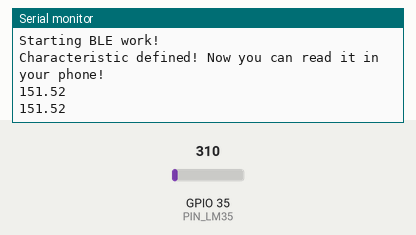
Bench run of a sketch on a simulated ESP32. On the bench: the last lines printed to the serial monitor. Inputs (shaded band) come from the test bench; at power-on: GPIO 35 (PIN_LM35) = 310. Nothing arrives over Bluetooth unless stated; a phone connects over Bluetooth LE 3 s after start.

Above: at 3.8 s.
3.9 s: GPIO 35 (PIN_LM35) set to 372
At 7.4 s:
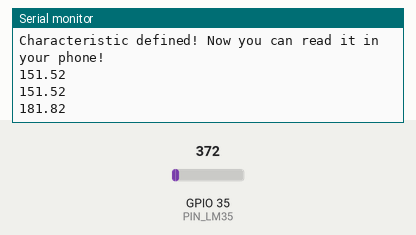
7.8 s: GPIO 35 (PIN_LM35) set to 434
At 9.7 s:
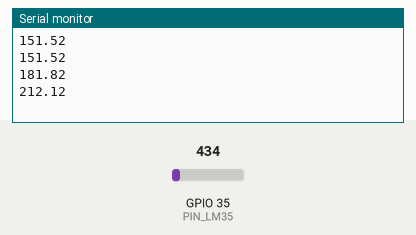
Timing chart, 0 to 11.2 s (numbered marks = the images above; inputs shaded):
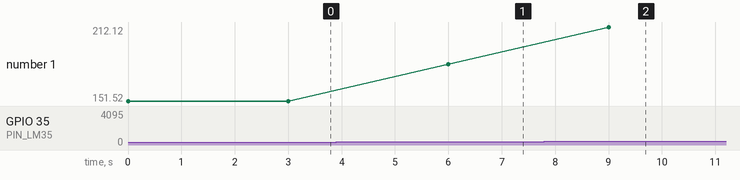

Measured:
- after the input at 3.9 s, the serial monitor: prints a new line after 2.1 s (image 1)
- after the input at 7.8 s, the serial monitor: prints a new line after 1.2 s (image 2)
- plotted number 1: 151.52 → 181.82 after the input at 3.9 s, 181.82 → 212.12 after the input at 7.8 s

The sketch:

BLE_server_LM35.ino
```cpp
#include <BLEDevice.h>
#include <BLEServer.h>
#include <BLEUtils.h>
#include <BLE2902.h>
#include <Wire.h>
#define PIN_LM35       35


#define SERVICE_UUID        "b93bf421-f499-4e4d-994e-462ce5e85078"
//#define CHARACTERISTIC_UUID "d2d8bd48-8380-4fbc-ba3c-303af1851b64"

BLECharacteristic LMTempCHARACTERISTIC ("2af5685c-3d9e-4d2b-a1ba-26534e9cbf01",BLECharacteristic::PROPERTY_NOTIFY);
BLEDescriptor LMTempsDescriptor(BLEUUID((uint16_t)0x2902));


bool deviceConnected = false;

float temp;

class MyServerCallbacks: public BLEServerCallbacks {
  void onConnect(BLEServer* pServer) {
    deviceConnected = true;
  };
  void onDisconnect(BLEServer* pServer) {
    deviceConnected = false;
  }
};
///CHARACTERISTIC_UUID,/////
void setup() {
  Serial.begin(115200);
  Serial.println("Starting BLE work!");

  BLEDevice::init("LM35 sensor");
  BLEServer *pServer = BLEDevice::createServer();
  pServer->setCallbacks(new MyServerCallbacks());
  BLEService *LMService = pServer->createService(SERVICE_UUID);
  LMService->addCharacteristic(&LMTempCHARACTERISTIC);
  LMTempsDescriptor.setValue("LM temperature");
  LMTempCHARACTERISTIC.addDescriptor(&LMTempsDescriptor);

  //pCharacteristic->setValue("Hello World says Neil");
  LMService->start();
  // BLEAdvertising *pAdvertising = pServer->getAdvertising();  // this still is working for backward compatibility
  BLEAdvertising *pAdvertising = BLEDevice::getAdvertising();
  pAdvertising->addServiceUUID(SERVICE_UUID);
  pAdvertising->setScanResponse(true);
  pAdvertising->setMinPreferred(0x06);  // functions that help with iPhone connections issue
  pAdvertising->setMinPreferred(0x12);
  BLEDevice::startAdvertising();
  Serial.println("Characteristic defined! Now you can read it in your phone!");
}

void loop() {
      temp = analogRead(PIN_LM35);
      temp = temp*500/1023;
      static char temperatureCTemp[10];
      dtostrf(temp, 4,  2, temperatureCTemp);
      //Set temperature Characteristic value and notify connected client
      LMTempCHARACTERISTIC.setValue(temperatureCTemp);
      LMTempCHARACTERISTIC.notify();
      Serial.println(temperatureCTemp);
      delay(3000);

}
```
